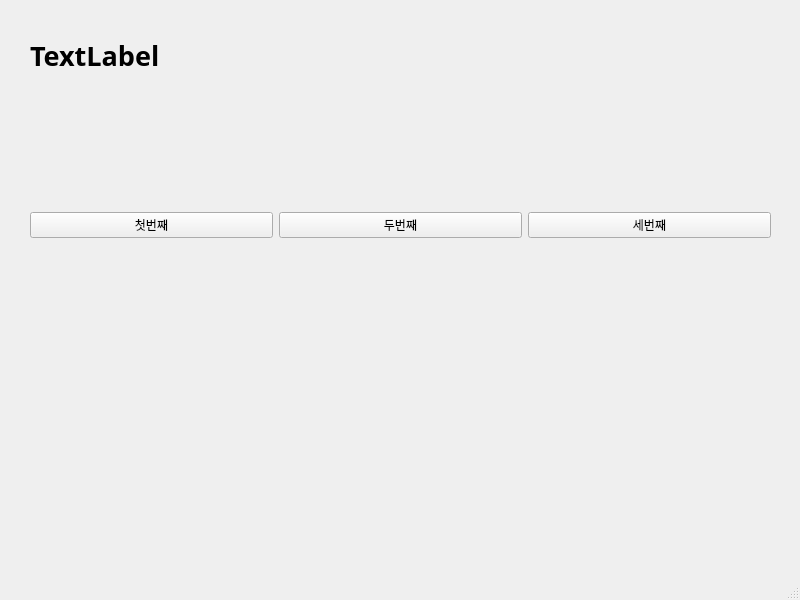
<?xml version="1.0" encoding="UTF-8"?>
<ui version="4.0">
 <class>MainWindow</class>
 <widget class="QMainWindow" name="MainWindow">
  <property name="geometry">
   <rect>
    <x>0</x>
    <y>0</y>
    <width>800</width>
    <height>600</height>
   </rect>
  </property>
  <property name="windowTitle">
   <string>MainWindow</string>
  </property>
  <widget class="QWidget" name="centralwidget">
   <widget class="QWidget" name="horizontalLayoutWidget">
    <property name="geometry">
     <rect>
      <x>30</x>
      <y>110</y>
      <width>741</width>
      <height>231</height>
     </rect>
    </property>
    <layout class="QHBoxLayout" name="horizontalLayout">
     <item>
      <widget class="QPushButton" name="pushButton">
       <property name="text">
        <string>첫번째</string>
       </property>
      </widget>
     </item>
     <item>
      <widget class="QPushButton" name="pushButton_2">
       <property name="text">
        <string>두번째</string>
       </property>
      </widget>
     </item>
     <item>
      <widget class="QPushButton" name="pushButton_3">
       <property name="text">
        <string>세번째</string>
       </property>
      </widget>
     </item>
    </layout>
   </widget>
   <widget class="QLabel" name="label">
    <property name="geometry">
     <rect>
      <x>30</x>
      <y>20</y>
      <width>511</width>
      <height>71</height>
     </rect>
    </property>
    <property name="font">
     <font>
      <family>맑은 고딕</family>
      <pointsize>20</pointsize>
      <weight>75</weight>
      <bold>true</bold>
     </font>
    </property>
    <property name="text">
     <string>TextLabel</string>
    </property>
   </widget>
  </widget>
  <widget class="QMenuBar" name="menubar">
   <property name="geometry">
    <rect>
     <x>0</x>
     <y>0</y>
     <width>800</width>
     <height>26</height>
    </rect>
   </property>
  </widget>
  <widget class="QStatusBar" name="statusbar"/>
 </widget>
 <resources/>
 <connections>
  <connection>
   <sender>pushButton</sender>
   <signal>clicked()</signal>
   <receiver>MainWindow</receiver>
   <slot>firstClick()</slot>
   <hints>
    <hint type="sourcelabel">
     <x>106</x>
     <y>260</y>
    </hint>
    <hint type="destinationlabel">
     <x>144</x>
     <y>330</y>
    </hint>
   </hints>
  </connection>
  <connection>
   <sender>pushButton_2</sender>
   <signal>clicked()</signal>
   <receiver>MainWindow</receiver>
   <slot>secondClick()</slot>
   <hints>
    <hint type="sourcelabel">
     <x>392</x>
     <y>264</y>
    </hint>
    <hint type="destinationlabel">
     <x>432</x>
     <y>335</y>
    </hint>
   </hints>
  </connection>
  <connection>
   <sender>pushButton_3</sender>
   <signal>clicked()</signal>
   <receiver>MainWindow</receiver>
   <slot>thirdClick()</slot>
   <hints>
    <hint type="sourcelabel">
     <x>638</x>
     <y>251</y>
    </hint>
    <hint type="destinationlabel">
     <x>688</x>
     <y>339</y>
    </hint>
   </hints>
  </connection>
 </connections>
 <slots>
  <slot>firstClick()</slot>
  <slot>secondClick()</slot>
  <slot>thirdClick()</slot>
 </slots>
</ui>
